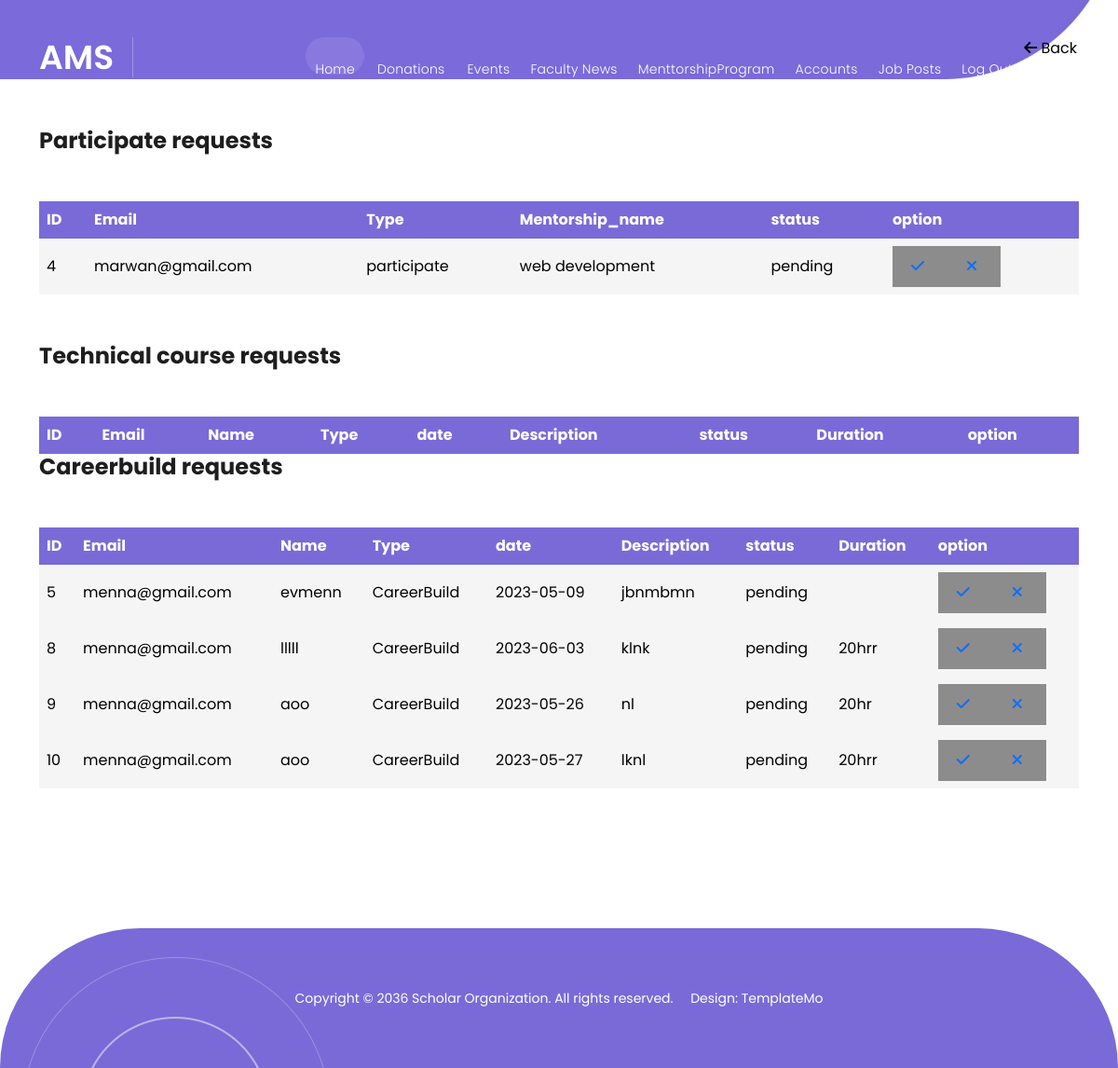
The app's page /View/admin/mentorship_requests.php, older data.
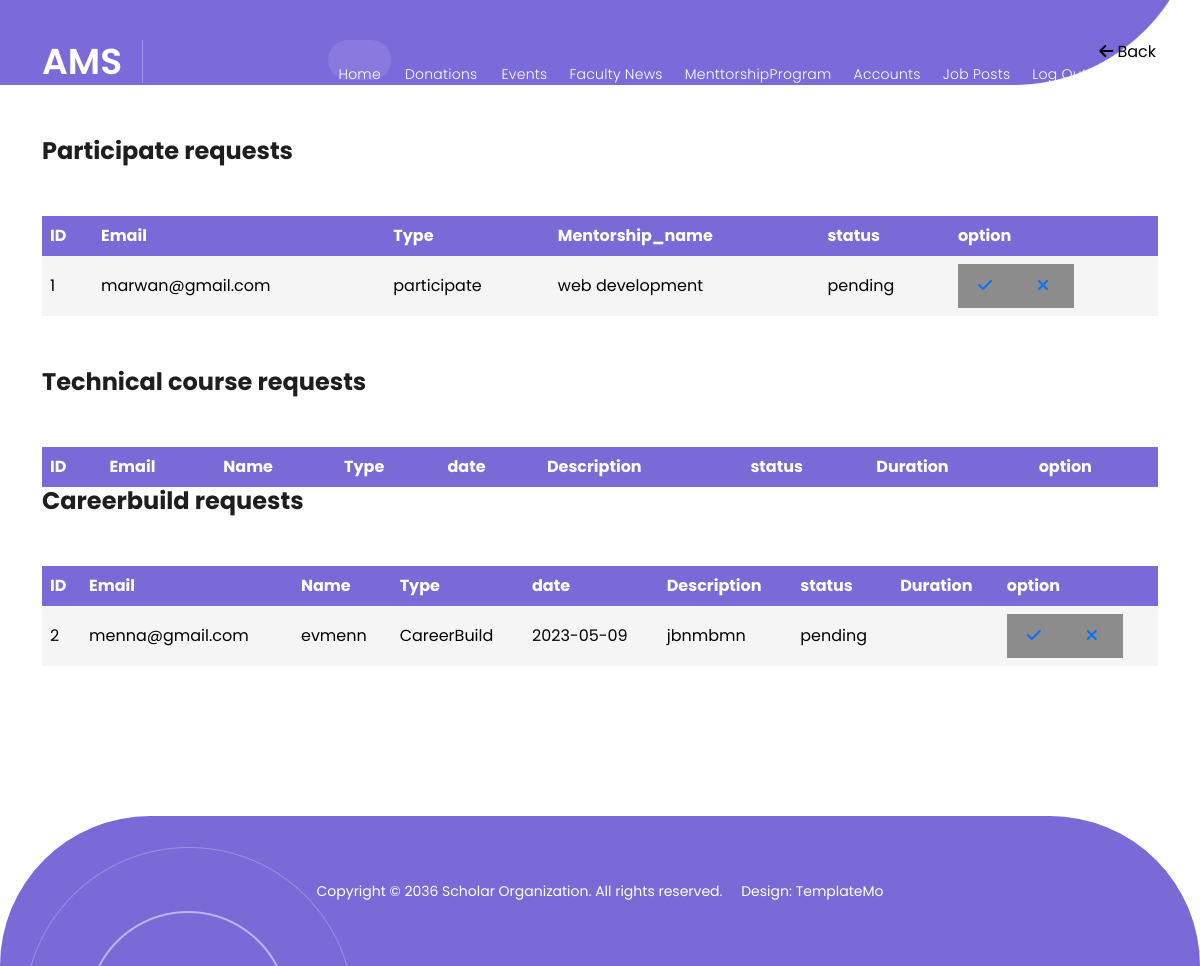
The same page, newer data.
### tables this page shows
CREATE TABLE `requesttomentorship` (
  `ID` int(11) NOT NULL,
  `Email` varchar(50) NOT NULL,
  `Name` varchar(50) NOT NULL,
  `Type` varchar(50) NOT NULL,
  `date` date NOT NULL,
  `Description` varchar(50) NOT NULL,
  `status` varchar(50) NOT NULL DEFAULT 'pending',
  `Duration` varchar(50) NOT NULL
);

### Controller/database.php (called while the page is built, shortened)
<?php
class database {
     public $con;
     public function __construct()
     {
          $this->con = mysqli_connect("localhost", "root", "", "ams");
     }
     public function select_where($table_name, $where_condition)
     {
          $condition = '';
          $array = array();
          foreach($where_condition as $key => $value)
          {
               $condition .= $key . " = '".$value."' AND ";
          }
          $condition = substr($condition, 0, -5);
          $query = "SELECT * FROM `".$table_name."` WHERE " . $condition;
          $result = mysqli_query($this->con, $query);
          while($row = mysqli_fetch_array($result))
          {
               $array[] = $row;
          }
          return $array;
     }
}

### Controller/admin/mentorshipRequestHandler.php (the view, shortened to what this page needs)
<?php
class MentorshipRequestHandler{
    public function getAllPlanCareerbuildRequests(){
        $db = new database;
        $where = array('Type'=> 'Careerbuild',
        'status'=>'pending');
        $post_data = $db->select_where('requesttomentorship',$where);
            foreach($post_data as $post) {
              echo '<tr>';
              echo '<td>' . $post["ID"] . '</td>';
              echo '<td>' . $post["Email"] . '</td>';
              echo '<td>' . $post["Name"] . '</td>';
              echo '<td>' . $post["Type"] . '</td>';
              echo '<td>' . $post["date"] . '</td>';
              echo '<td>' . $post["Description"] . '</td>';
              echo '<td>' . $post["status"] . '</td>';
              echo '<td>' . $post["Duration"] . '</td>';
              echo '<td>';
              echo '<button class="yes-button"><a href="mentorship_planning.php?email=' . $post["Email"] . '&id=' . $post["ID"]. '&name=' . $post["Name"] .'&type=' .$post["Type"]. '&description=' . $post["Description"] . '&date=' . $post["date"] . '&duration=' . $post["Duration"]. '" class="update"><i class="fas fa-check"></i></a></button>';
              echo '<button class="no-button"><a href="#" id="' . $post["ID"] . '" class="Careerbuild_delete"><i class="fas fa-times"></i> </button>';
              echo '</td>';
              echo '</tr>';
            }
        }
    public function getAllParticipateRequests(){
        $db = new database;
        $where = array('Type'=> 'participate','status'=>'pending');
        $post_data = $db->select_where('requesttomentorship',$where);
            foreach($post_data as $post) {
              echo '<tr>';
              echo '<td>' . $post["ID"] . '</td>';
              echo '<td>' . $post["Email"] . '</td>';
              echo '<td>' . $post["Type"] . '</td>';
              echo '<td>' . $post["Name"] . '</td>';
              echo '<td>' . $post["status"] . '</td>';
              echo '<td>';
              echo '<button class="yes-button"><a href="#" id="' . $post["ID"] . '" class="accept_participation_request"><i class="fas fa-check"></i> </button>';
              echo '<button class="no-button"><a href="#" id="' . $post["ID"] . '" class="participation_delete"><i class="fas fa-times"></i> </button>';
              echo '</td>';
              echo '</tr>';
            }
        }
}
?>

Row changes from the older to the newer data that the page shows:
removed requesttomentorship: ID "4", Email "marwan@gmail.com", Type "participate", Name "web development", status "pending", shown under "Participate requests"
removed requesttomentorship: ID "5", Email "menna@gmail.com", Name "evmenn", Type "CareerBuild", date "2023-05-09", Description "jbnmbmn", status "pending", shown under "Careerbuild requests"
removed requesttomentorship: ID "8", Email "menna@gmail.com", Name "lllll", Type "CareerBuild", date "2023-06-03", Description "klnk", status "pending", Duration "20hrr", shown under "Careerbuild requests"
removed requesttomentorship: ID "9", Email "menna@gmail.com", Name "aoo", Type "CareerBuild", date "2023-05-26", Description "nl", status "pending", Duration "20hr", shown under "Careerbuild requests"
removed requesttomentorship: ID "10", Email "menna@gmail.com", Name "aoo", Type "CareerBuild", date "2023-05-27", Description "lknl", status "pending", Duration "20hrr", shown under "Careerbuild requests"
added requesttomentorship: ID "1", Email "marwan@gmail.com", Type "participate", Name "web development", status "pending", shown under "Participate requests"
added requesttomentorship: ID "2", Email "menna@gmail.com", Name "evmenn", Type "CareerBuild", date "2023-05-09", Description "jbnmbmn", status "pending", shown under "Careerbuild requests"
